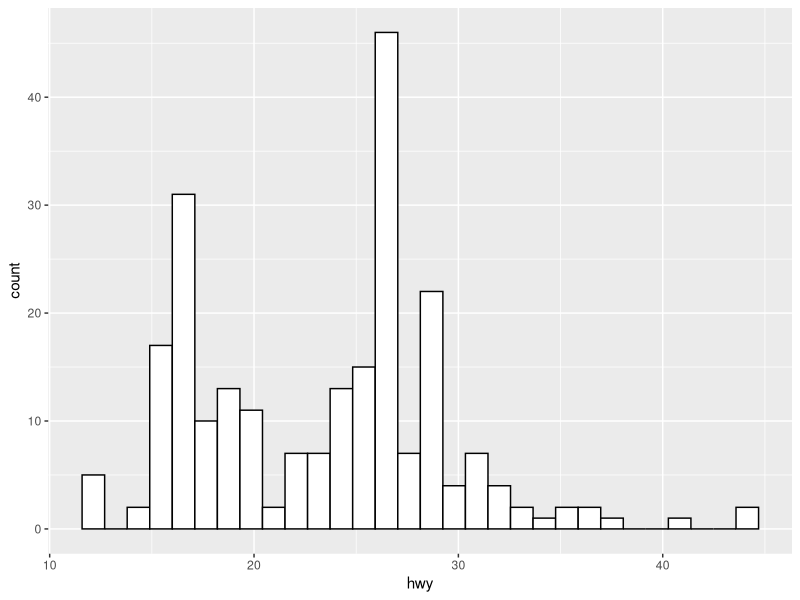
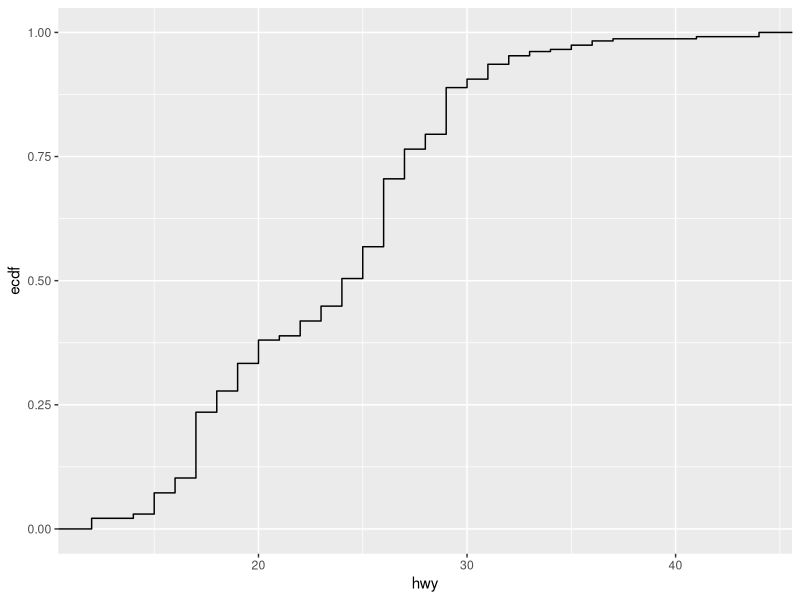
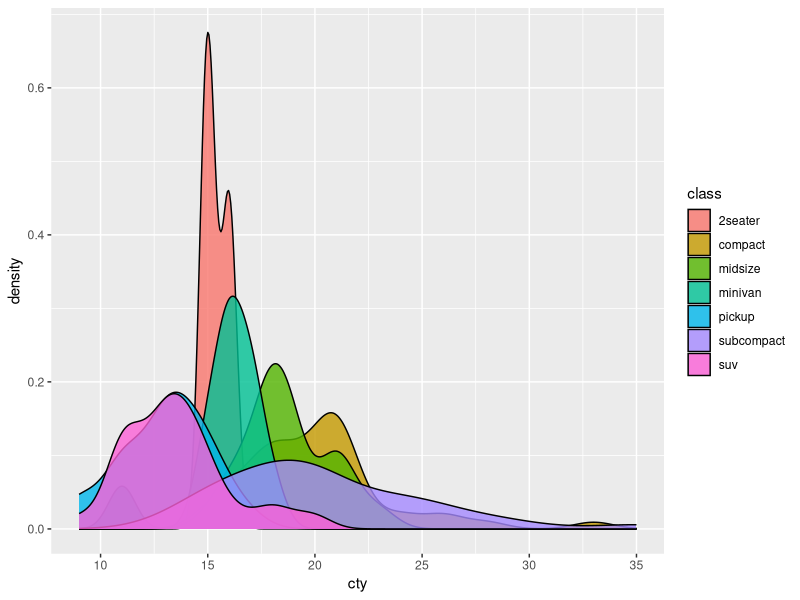
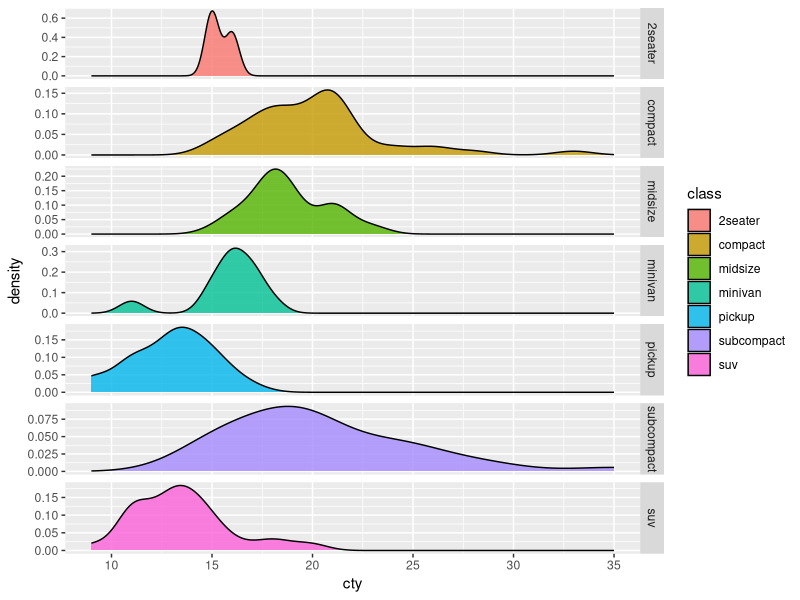
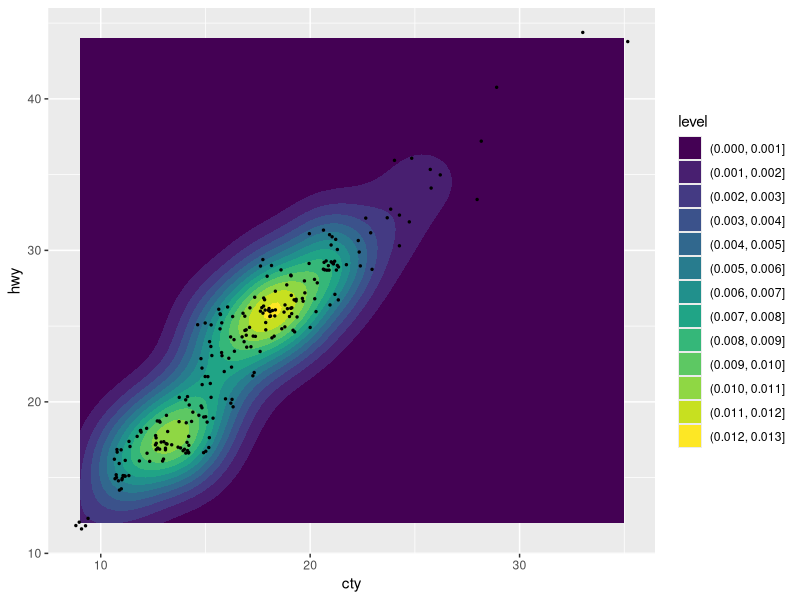
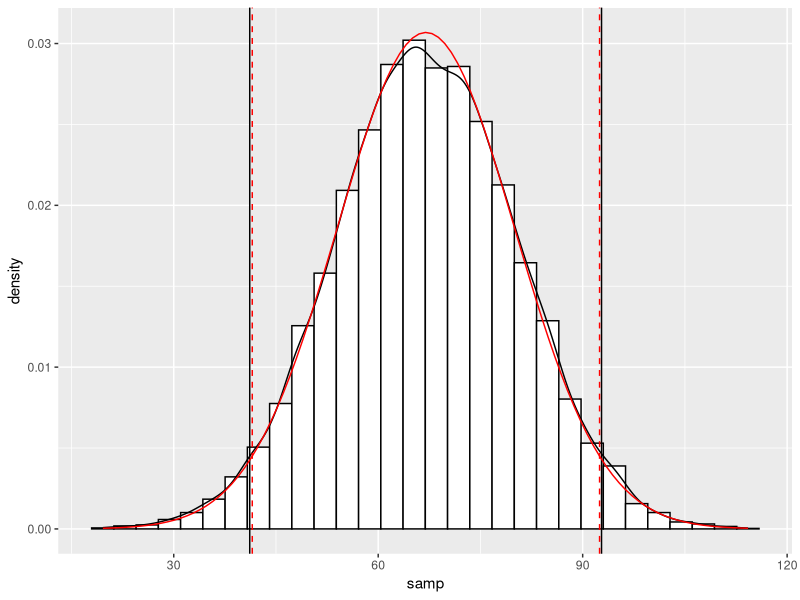

Here is the R script that generated these plots, in order: (Note: this script raises an error after producing the figures.)
## ---- chunk 1
#DO NOT EDIT THIS CHUNK OR ANYTHING ABOVE IT!
knitr::opts_chunk$set(echo = TRUE, eval = TRUE, fig.align = "center", warning = F, message = F, tidy=T, tidy.opts=list(width.cutoff=50))
## ---- chunk 2
library(ggplot2)
mpg <- as.data.frame(mpg)
ggplot(data = mpg, mapping = aes(x = hwy)) + geom_histogram(color = "black", fill = "white")
ggplot(data = mpg, mapping = aes(x = hwy)) + stat_ecdf()
sum(as.numeric(mpg$hwy <= 20))/nrow(mpg)
## ---- chunk 3
ggplot(mpg, aes(x = cty, fill = class)) + geom_density(alpha = 0.8)
## ---- chunk 4
ggplot(mpg, aes(x = cty, fill = class)) + geom_density(alpha = 0.8) + facet_grid(class~., scales = "free_y")
## ---- chunk 5
ggplot(mpg, aes(x = cty, y = hwy)) + geom_density2d_filled() + geom_jitter(size = 0.5)

## ---- chunk 6
pnorm(60, mean = 67, sd = 13)
pnorm(85, mean = 67, sd = 13, lower.tail = FALSE)
qnorm(0.98, mean = 67, sd = 13)
## ---- chunk 7
set.seed(322) #leave this line alone

samp <- rnorm(n = 10000, mean = 67, sd = 13)

mean(as.logical(samp < 60))
mean(as.logical(samp > 85))
quantile(samp, probs = seq(0.98, 1, 0.98))
## ---- chunk 8
library(ggplot2)
df <- data.frame(samp) #makes your sample a column of a dataframe called df
ggplot(df, aes(x = samp)) + geom_histogram(aes(y = ..density..), color = "black", fill = "white") + geom_density() + geom_vline(xintercept = quantile(df$samp, probs = seq (0.025, 0.025, 0.025))) + geom_vline(xintercept = quantile(df$samp, probs = seq (0.975, 0.975, 0.975))) + geom_line(stat = "function", fun = dnorm, args=list(mean=67, sd=13), color = "red") + geom_vline(xintercept = qnorm(0.025, 67, 13), linetype = "dashed", color = "red") + geom_vline(xintercept = qnorm(0.975, 67, 13), linetype = "dashed", color = "red")
## ---- chunk 9
library(dplyr)
data(quakes)
quakes %>% filter(depth > median(depth)) %>% summarize(mean(mag))
quakes %>% filter(depth < median(depth)) %>% summarize(mean(mag))
## ---- chunk 10
quakes %>% mutate(depth_m = depth * 1000)
## ---- chunk 11
library(tidyverse)
library(maps) #install.packages("maps") if not on the servers
world <- map_data("world")
ggplot(quakes)+geom_point(aes(long,lat,color=depth))+geom_polygon(aes(long, lat, group=group), data = world, fill = "red") + xlim(150,200)+ylim(-50,0) + coord_map()

#if you want to overlay a map, uncomment/add the following code to your plot:
#+geom_polygon(aes(long, lat, group=group), data = world, fill = "red") + xlim(150,200)+ylim(-50,0)
## ---- chunk 12
## DO NOT DELETE OR MODIFY THIS CHUNK: IT MUST BE PRESENT TO RECEIVE CREDIT FOR THE ASSIGNMENT
sessionInfo(); Sys.time(); Sys.info()
